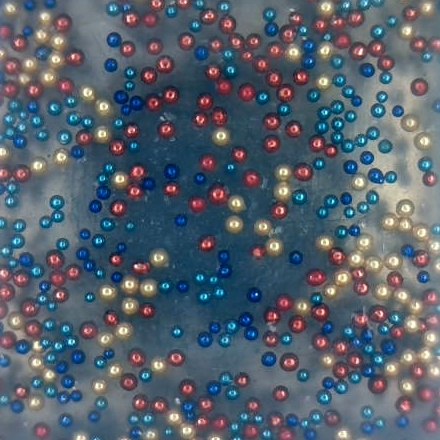
#> input picture Test.jpg, 440 x 440 px, given in place of the camera
$ jupyter execute main.ipynb
#> lines starting #> are read from the running program, lines starting #| are printed output that depends on the picture; after the words box and inside, x2 and y2 are one past the last pixel; in counts of white or black regions, pixels touching at a corner belong together
[cell 1]
#!/usr/bin/env python

import sys
import cv2 as cv
import numpy as np
from scipy.stats import norm
from KDEpy import NaiveKDE, TreeKDE, FFTKDE
from pynhhd import nHHD
import matplotlib.pyplot as plt

[cell 2]
# 图像校正
# [36 lines left out: functions img_rectify, Gauss2_filter, morph, sharpen, not called in this run]

# 图像预处理
def img_pre(img):
    img_croped = img_crop(img)
    #img_gauss = Gauss2_filter(img_croped)
    imggray = cv.cvtColor(img_croped, cv.COLOR_BGR2GRAY)
    #ret2, img_thresh =  cv.threshold(imggray, 75, 255, 1)
    #img_morph = morph(img_thresh)
    #img_sharpen = sharpen(img_morph)

    return imggray

# 光流绘制
def draw_flow(img, flow, step=16):
    # 在间隔分开的像素采样点处绘制光流
    h, w = img.shape[:2]
    y, x = np.mgrid[step/2:h:step, step/2:w:step].reshape(2, -1).astype(int)
    fx, fy = flow[y, x].T
    # 创建线的终点
    lines = np.vstack([x, y, x+fx, y+fy]).T.reshape(-1, 2, 2)
    lines = np.int32(lines)
    # 创建图像并绘制
    vis = img #cv2.cvtColor(im, cv2.COLOR_GRAY2BGR)
    for (x1, y1), (x2, y2) in lines:
      cv.line(vis, (x1, y1), (x2, y2), (0, 0, 255), 1)
      cv.circle(vis, (x1, y1), 1, (0, 0, 255), -1)
    return vis

# 图像切割
def img_crop(img):
    crop = img[:, 80:560]
    return crop

# 图像逆映射
def image_warp(img, flow):
    h, w = flow.shape[:2]
    flow = -flow
    flow[:,:,0] += np.arange(w)
    flow[:,:,1] += np.arange(h)[:,np.newaxis]
    res = cv.remap(img, flow, None, cv.INTER_LINEAR)
    return res


# 图像相似度比较
# [8 lines left out: function compare, not called in this run]

# 多图展示
def show_multi_imgs(scale, imglist, order=None, border=5, border_color=(255, 255, 0)):
    """
    :param scale: float 原图缩放的尺度
    :param imglist: list 待显示的图像序列
    :param order: list or tuple 显示顺序 行×列
    :param border: int 图像间隔距离
    :param border_color: tuple 间隔区域颜色
    :return: 返回拼接好的numpy数组
    """
    if order is None:
        order = [1, len(imglist)]
    allimgs = imglist.copy()
    ws , hs = [], []
    for i, img in enumerate(allimgs):
        if np.ndim(img) == 2:
            allimgs[i] = cv.cvtColor(img, cv.COLOR_GRAY2BGR)
        allimgs[i] = cv.resize(img, dsize=(0, 0), fx=scale, fy=scale)
        ws.append(allimgs[i].shape[1])
        hs.append(allimgs[i].shape[0])
    w = max(ws)
    h = max(hs)
    # 将待显示图片拼接起来
    sub = int(order[0] * order[1] - len(imglist))
    # 判断输入的显示格式与待显示图像数量的大小关系
    if sub > 0:
        for s in range(sub):
            allimgs.append(np.zeros_like(allimgs[0]))
    elif sub < 0:
        allimgs = allimgs[:sub]
    imgblank = np.zeros(((h+border) * order[0], (w+border) * order[1], 3)) + border_color
    imgblank = imgblank.astype(np.uint8)
    for i in range(order[0]):
        for j in range(order[1]):
            imgblank[(i * h + i*border):((i + 1) * h+i*border), (j * w + j*border):((j + 1) * w + j*border), :] = allimgs[i * order[1] + j]
    return imgblank

# 光流轮廓
def outline(frame, flow,type=1):
    hsv = np.zeros_like(frame)
    mag, ang = cv.cartToPolar(flow[...,0], flow[...,1])
    if type == 1:
        hsv[...,1] = 255
        hsv[...,0] = ang*180/np.pi/2
        hsv[...,2] = cv.normalize(mag,None,0,255,cv.NORM_MINMAX)
    elif type == 2:
        hsv[..., 0] = ang * 180 / np.pi / 2
        hsv[..., 1] = cv.normalize(mag, None, 0, 255, cv.NORM_MINMAX)
        hsv[..., 2] = 255
    bgr = cv.cvtColor(hsv,cv.COLOR_HSV2BGR)
    return bgr

# [37 lines left out: functions create_pic_white, Helmholtz, write_data, not called in this run]


# 调用摄像头
def catch_video(name='opt_flow', index = 0):
#> called with name = 'opt_flow', index = 0
    cap = cv.VideoCapture(index)
    dis = cv.DISOpticalFlow_create(2)
    if not cap.isOpened():
        # 如果没有检测到摄像头，报错
        raise Exception('Check if the camera is on.')
    if cap.isOpened():
        ret1, old_frame = cap.read()
#> old_frame is the input picture: shape (440, 440, 3); mean B, G, R 108.8, 96.7, 85.4
        old_prev= img_pre(old_frame)
#> in img_crop, `crop = img[:, 80:560]`:
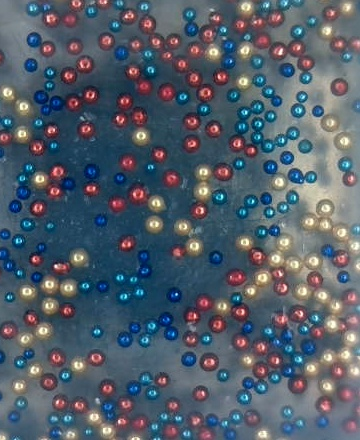
#> crop: shape (440, 360, 3); mean B, G, R 106.5, 94.5, 83.1
#> in img_pre, `imggray = cv.cvtColor(img_croped, cv.COLOR_BGR2GRAY)`:
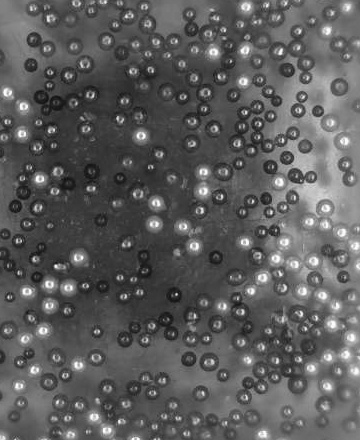
#> imggray: shape (440, 360); min 14, max 253, mean 92.4
        rawdata_Sn = []
        rawdata_St = []
        cv.imwrite("./DIS/old_frame.jpg", old_frame)
        cv.imwrite("./DIS/old_prev.jpg", old_prev)
    while cap.isOpened():
        ret2, new_frame = cap.read()
        new_prev = img_pre(new_frame)
        flow  = np.zeros((len(new_frame[0]),len(new_frame[1]),2))
        flow = dis.calc(old_prev, new_prev, None)
        """
        Sn, St, d = Helmholtz(flow)
        #rawdata_Sn.append(Sn)
        #rawdata_St.append(St)

        Fn = -0.714368+6.911549*Sn
        if Fn<0:
            Fn = 0
        print(Fn)
        """

        lunkuo = outline(img_crop(old_frame), flow)
#> in outline, `hsv = np.zeros_like(frame)`: hsv: shape (440, 360, 3); every value is 0
#> in outline, `mag, ang = cv.cartToPolar(flow[...,0], flow[...,1])`: mag: shape (440, 360) float32; every value is 0
#> in outline, `hsv[...,1] = 255`:
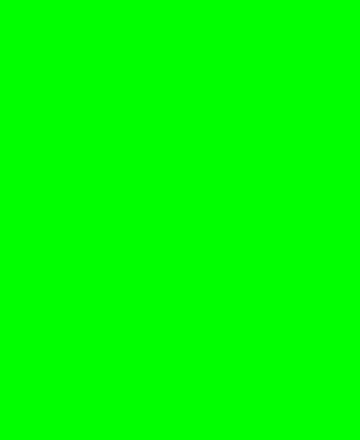
#> hsv: shape (440, 360, 3); mean B, G, R 0, 255, 0

        img_warped = image_warp(new_frame, flow)
#> in image_warp, `res = cv.remap(img, flow, None, cv.INTER_LINEAR)`:
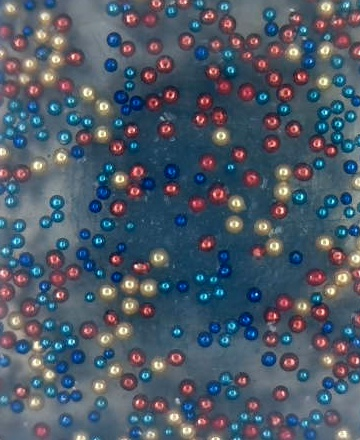
#> res: shape (440, 360, 3); mean B, G, R 104.2, 90.1, 77.4
        """
        error = compare(old_frame, img_warped)
        if error > 5:
            old_frame = new_frame
            temp = flow
            flow = temp + flow
        """
        opt_flow = draw_flow(img_crop(new_frame), flow)
#> in draw_flow, `h, w = img.shape[:2]`: h = 440; w = 360
#> in draw_flow, `y, x = np.mgrid[step/2:h:step, step/2:w:step].reshape(2, -1).astype(int)`: y = 594 values from 8 to 424; x = 594 values, max 344 at index 21, min 8 at index 0, mean 176
#> in draw_flow, `fx, fy = flow[y, x].T`: fx = 594 values from 0 to 0
#> the loop in draw_flow, `for (x1, y1), (x2, y2) in lines:` made 594 passes
#> (x1, y1, x2, y2) on passes 1 to 3: (8, 8, 8, 8), (24, 8, 24, 8), (40, 8, 40, 8)
#> after the loop in draw_flow, `for (x1, y1), (x2, y2) in lines:`:
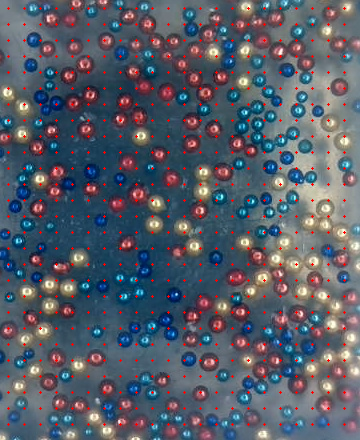
#> vis: shape (440, 360, 3); 1.88% of pixels changed, all inside (x1, y1, x2, y2) = (7, 7, 346, 426)
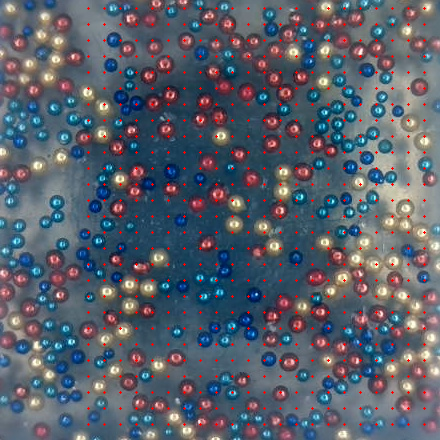
#> new_frame: shape (440, 440, 3); 1.53% of pixels changed, all inside (x1, y1, x2, y2) = (87, 7, 426, 426)
        results = show_multi_imgs(1, [opt_flow, lunkuo, img_warped],(2,2))
#> in show_multi_imgs, `allimgs = imglist.copy()`: allimgs = 3 items
#> the loop in show_multi_imgs, `for i, img in enumerate(allimgs):` made 3 passes
#> after the loop in show_multi_imgs, `for i, img in enumerate(allimgs):`: hs = [440, 440, 440]; ws = [360, 360, 360]
#> in show_multi_imgs, `w = max(ws)`: w = 360
#> in show_multi_imgs, `h = max(hs)`: h = 440
#> in show_multi_imgs, `sub = int(order[0] * order[1] - len(imglist))`: sub = 1
#> after the loop in show_multi_imgs, `for s in range(sub):`: allimgs = 4 items
#> in show_multi_imgs, `imgblank = np.zeros(((h+border) * order[0], (w+border) * order[1], 3))..`:
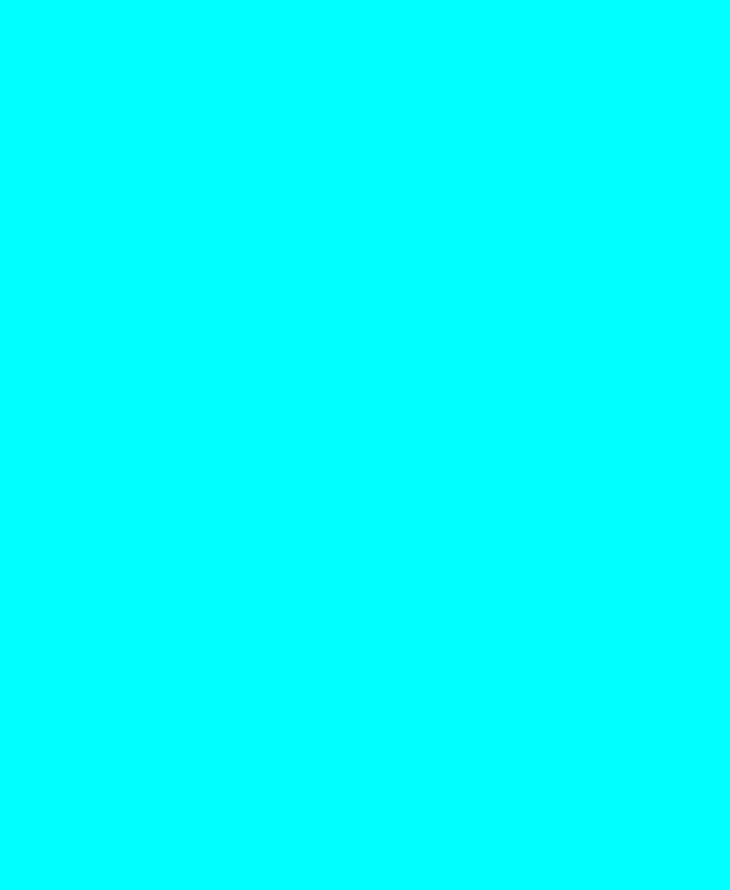
#> imgblank: shape (890, 730, 3) float64; mean of channels 0, 1, 2 255, 255, 0; drawn as B, G, R
#> after the loop in show_multi_imgs, `for i in range(order[0]):`:
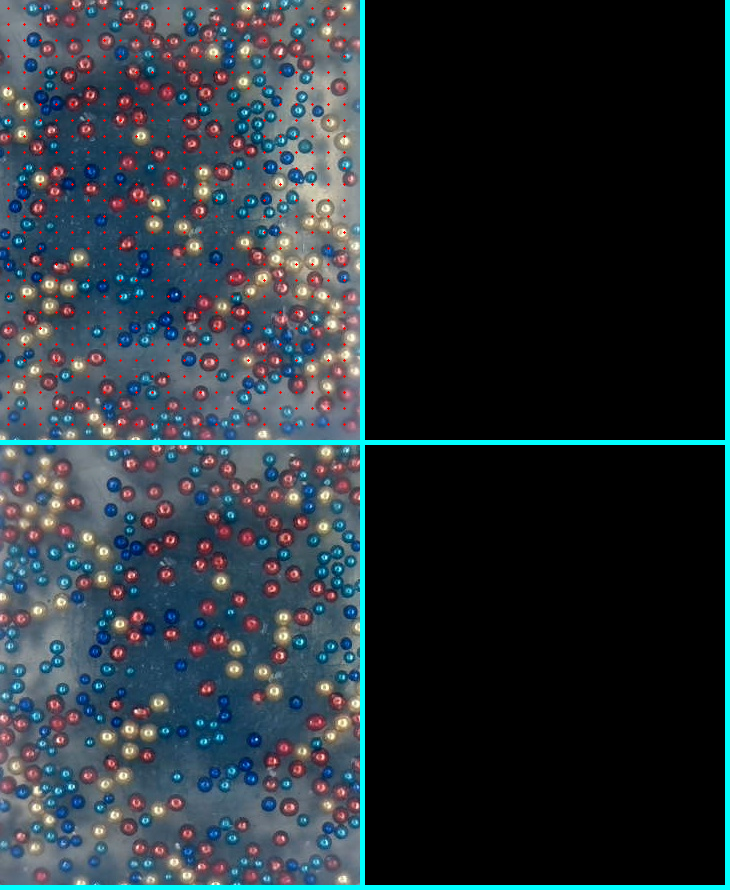
#> imgblank: shape (890, 730, 3); mean of channels 0, 1, 2 57.2, 50.9, 39.9; drawn as B, G, R
        cv.imshow(name, results)
        key = cv.waitKey(10)
#> (key q is pressed here)
        if key & 0xFF == ord('q'):
            # 按q退出
            break
        if cv.getWindowProperty('opt_flow', cv.WND_PROP_AUTOSIZE) < 1:
            # 点x退出
            break
    cap.release()
    cv.destroyAllWindows()
    #return rawdata_Sn, rawdata_St
